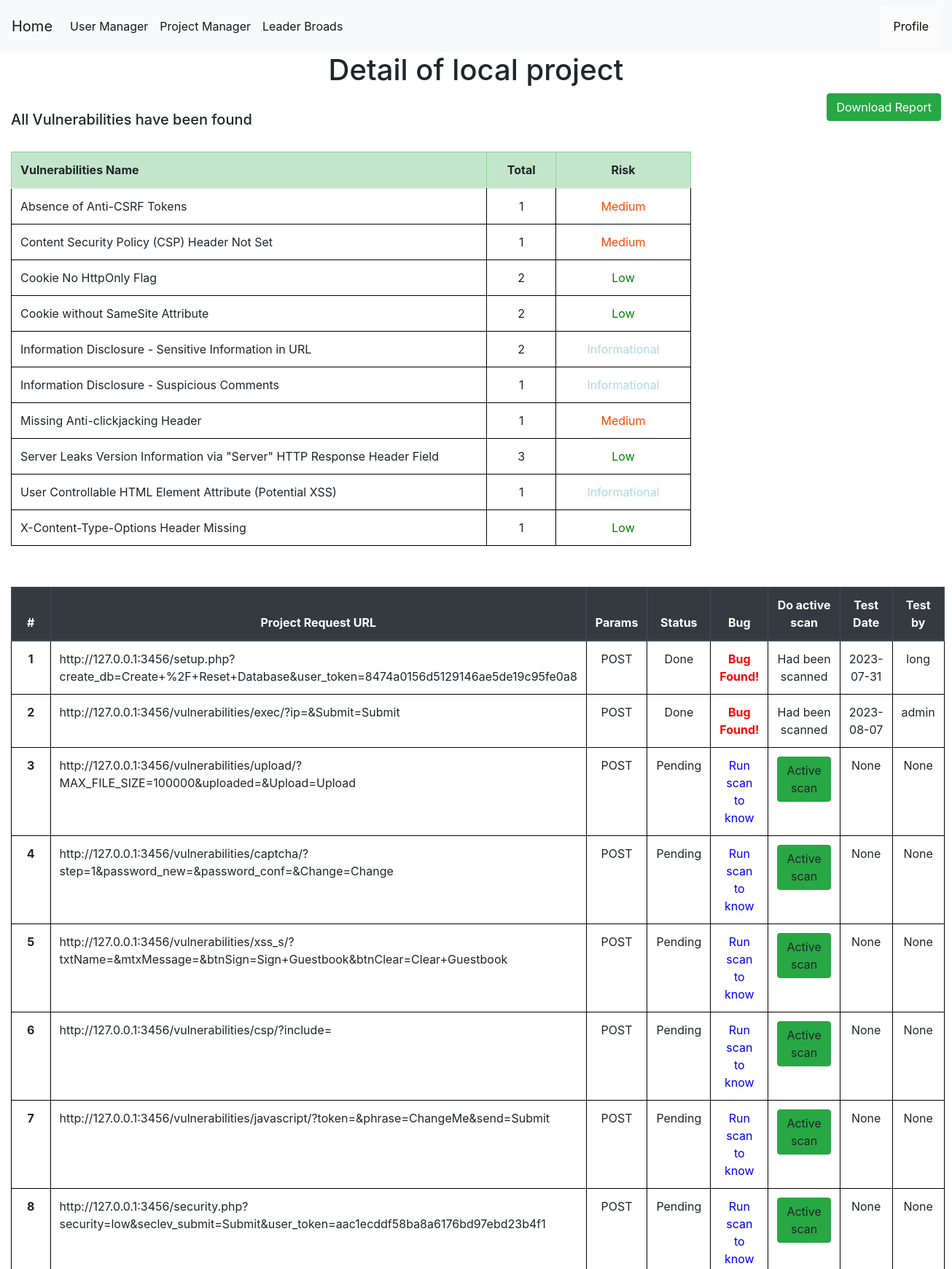
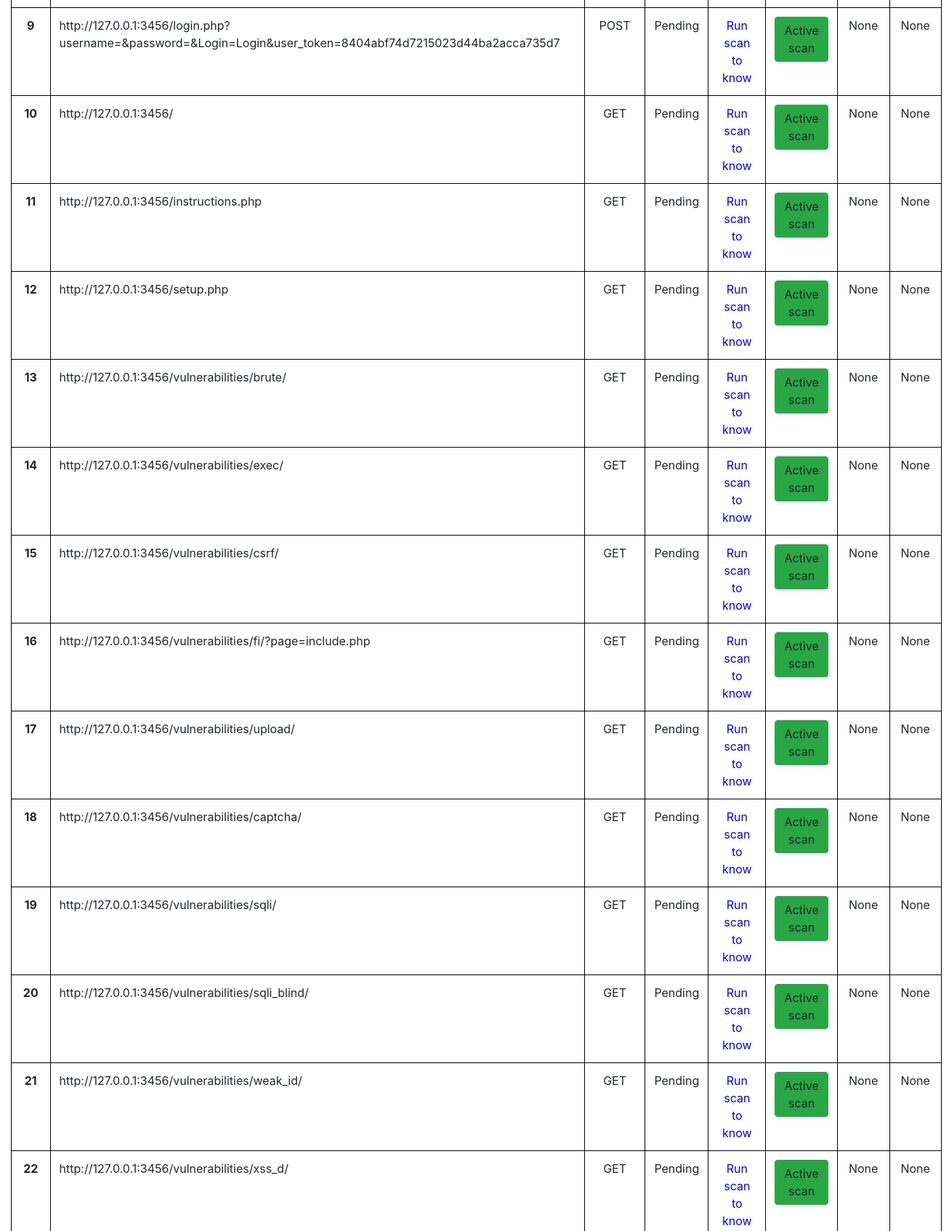
Screenshot of /project-detail/3 (signed in, upper part) with the database file from the repository (2 pictures, top to bottom).
### tables this page shows
CREATE TABLE projects (
    projectid INTEGER PRIMARY KEY AUTOINCREMENT,
    projectname TEXT NOT NULL,
    startdate date NOT NULL,
    enddate date,
    vunls int,
    target text not null,
    securitylevel TEXT,
    manager TEXT ,
    pentester TEXT ,
    status TEXT NOT NULL,
    create_by INTEGER ,
    isspider INTEGER DEFAULT 0,
    login INTEGER NOT NULL,
    isconfig INTEGER NOT NULL DEFAULT 0,
    FOREIGN KEY (pentester) REFERENCES users(username) ON DELETE CASCADE
    FOREIGN KEY (manager) REFERENCES users(username) ON DELETE CASCADE
    FOREIGN KEY (create_by) REFERENCES users(userid) ON DELETE CASCADE
);

CREATE TABLE bugs (
    bugid INTEGER PRIMARY KEY AUTOINCREMENT,
    requestid INTEGER NOT NULL,
    name TEXT NOT NULL,
    bugurl TEXT NOT NULL,
    method TEXT NOT NULL,
    cweid TEXT NOT NULL,
    confidence TEXT NOT NULL,
    description TEXT NOT NULL,
    solution TEXT NOT NULL,
    risk TEXT NOT NULL,
    reference TEXT NOT NULL DEFAULT NONE,
    other TEXT NOT NULL DEFAULT NONE,
    pentester TEXT,
    FOREIGN KEY (pentester) REFERENCES users(username) ON DELETE CASCADE
    FOREIGN KEY (requestid) REFERENCES requests(requestid) ON DELETE CASCADE
);

CREATE TABLE requests (
    requestid INTEGER PRIMARY KEY AUTOINCREMENT,
    projectid INTEGER NOT NULL,
    requesturl TEXT NOT NULL,
    status TEXT NOT NULL,
    bug TEXT,
    isscan INTEGER,
    haveparam TEXT,
    pentester TEXT,
    testdate DATE,
    FOREIGN KEY (pentester) REFERENCES users(username) ON DELETE CASCADE
    FOREIGN KEY (projectid) REFERENCES projects(projectid) ON DELETE CASCADE
);

### app.py (the view)
@app.route('/project-detail/<int:id>', methods=('GET', 'POST'))
def project_detail(id):
    msg = ''
    conn = get_db_connection()
    if session["userid"] == None:
        return redirect(url_for('login'))
    currentuser = get_current_user()
    project = conn.execute('SELECT * FROM projects WHERE projectid = ?',(id,)).fetchone()
    if currentuser["username"] != project["pentester"]:
        if currentuser["username"] == project["manager"]:
            print("")
        elif currentuser["role"] == 'Administrator':
            print("Administrator")
        else:
            return render_template('403.html',)
    conn = get_db_connection()
    users = conn.execute('SELECT * FROM users',).fetchall()
    havebugs = conn.execute('SELECT * FROM requests,bugs WHERE requests.requestid = bugs.requestid AND projectid = ? AND bugs.requestid in (SELECT requestid FROM bugs) GROUP BY bugs.requestid',(id,)).fetchall()
    requests = conn.execute('SELECT * FROM requests WHERE projectid = ?',(id,)).fetchall()
    total = conn.execute('SELECT count(requestid) FROM requests WHERE projectid = ?',(id,)).fetchone()
    totalrequest = total["count(requestid)"]
    done = conn.execute('SELECT count(requestid) FROM requests WHERE status = ? AND projectid = ?',("Done",id,)).fetchone()
    donerequest = done["count(requestid)"]
    remain = total["count(requestid)"] - done["count(requestid)"]
    if remain == 0 and totalrequest != 0:
        updateprj = conn.execute('UPDATE projects SET status = ?,enddate= ? WHERE projectid = ?',("Done",datetime.today().strftime('%Y-%m-%d'),id,))
    conn.commit()
    bugs = conn.execute('SELECT bugs.name,count(bugid),risk FROM requests,bugs WHERE requests.requestid = bugs.requestid AND projectid = ? GROUP BY bugs.name',(id,)).fetchall()
    conn.commit()
    conn.close()
    return render_template('project_detail.html',bugs=bugs,currentuser=currentuser,havebugs=havebugs,users=users,project=project,totalrequest=totalrequest,donerequest=donerequest,remain=remain,requests=requests,msg=msg)

### app.py (called while the page is built)
def get_db_connection():
    conn = sqlite3.connect('database.db')
    conn.row_factory = sqlite3.Row
    return conn

def get_current_user():
    userid = session["userid"]
    conn = get_db_connection()
    user = conn.execute('SELECT * FROM users WHERE userid = ?',(userid,)).fetchone()
    conn.commit()
    conn.close()
    return user

### templates/project_detail.html (shortened to what this page needs)
{% extends 'base.html' %}
{% block content %}
    <center><h1>{% block title %} Detail of {{project.projectname}}  {% endblock %}</h1></center>
    <a href="{{ url_for('download_report',id= project.projectid)}}" class="btn btn-success" style="float: right;" role="button" aria-pressed="true">Download Report</a>
<br>
    <div style="display: flex;justify-content: center;">
      <div style ="flex:1">
          <h5>All Vulnerabilities have been found</h5></br>
            <table class="table">
              <thead class="table-success">
                <tr>
                  <th style="width: 70%;"><a>Vulnerabilities Name</a></th>
                  <th style="text-align: center" ><a>Total</a></th>
                  <th style="text-align: center" ><a>Risk</a></th>
                </tr>
              </thead>
              <tbody>
                <tr>
                  {% for bug in bugs  %}
                  <tr>
                      <td style="width: 70%;">{{bug.name}}</td>
                      <td style="text-align: center">{{bug['count(bugid)']}}</td>
                      {% if bug.risk == 'Critical' %}
                      <td style="text-align: center" style="color: red"><a style="color:purple">{{bug.risk}}</a></td>
                      {% elif bug.risk == 'High' %}
                      <td style="text-align: center" style="color: red"><a style="color:Red">{{bug.risk}}</a></td>
                      {% elif bug.risk == 'Medium' %}
                      <td style="text-align: center" style="color: red"><a style="color:orangered">{{bug.risk}}</a></td>
                      {% elif bug.risk == 'Low'%}
                      <td style="text-align: center" style="color: red"><a style="color:green">{{bug.risk}}</a></td>
                      {% elif bug.risk == 'Informational'%}
                      <td style="text-align: center" style="color: red"><a style="color:lightblue">{{bug.risk}}</a></td>
                      {% endif %}
                  </tr>
                  {% endfor %}
                </tr>
              </tbody>
            </table>
        </div>
        <link rel= "stylesheet" type= "text/css" href= "{{ url_for('static',filename='css/showuser.css') }}">
        <link rel= "stylesheet" type= "text/css" href= "{{ url_for('static',filename='css/loading.css') }}">
    <div style ="flex:0.2">
    </div >
</div>
<br>
<div>
    <table class="table" style="width:100%">
        <thead class="thead-dark" style="width:100%">
          <tr>
            <th style="text-align: center" scope="col">#</th>
            <th style="text-align: center" style="width: 150px;">Project Request URL</th>
            <th style="text-align: center" cope="col">Params</th>
            <th style="text-align: center" scope="col">Status</th>
            <th style="text-align: center" scope="col">Bug</th>
            <th style="text-align: center" scope="col">Do active scan</th>
            <th style="text-align: center;width: 8%;" scope="col">Test Date</th>
            <th style="text-align: center" scope="col">Test by</th>
          </tr>
        </thead>
        <tbody>
        {% for request in requests %}
          <tr>
            <th style="text-align: center" class="counterCell"></th>
            <td style="width: 150px;">{{ request.requesturl }}</td>
            <td style="text-align: center" >{{ request.haveparam }}</td>
            <td style="text-align: center" >{{ request.status }}</td>
            {% if request.isscan == 1 %}
              {% if request.bug == "Bug Found"%}
            <th style="color:red;text-align: center;"scope="row"><a style="color:red" href="{{ url_for('bug_detail',id= request.requestid) }} ">{{ request.bug }}!</a></th>
              {%else%}
              <th style="text-align: center" style="color: red"scope="row"><a style="color:green">Safe</a></th>
              {% endif %}
            {% elif request.isscan != 1%}
              <td style="text-align: center"><a style="color:blue">Run scan to know</a></td>
            {% endif %}
            {% if request.isscan != 1 %}
            <td style="text-align: center" >
              <span style="float:center;">
              <a onclick="loadScreen({{request.requestid}})"class="btn btn-success">Active scan</a>
              </span>
            </td>
            {% else %}
            <td style="text-align: center" >
              <span style="float:center;">
              Had been scanned
              </span>
            </td>
            {% endif %}
            <td style="text-align: center">{{ request.testdate }}</td>
            <td style="text-align: center">{{ request.pentester }}</td>
          {% endfor %}
        </tbody>
      </table>
    </div>
{% endblock %}

### static/css/style.css (style rules this page uses)
table, th, td { border: 1px solid black; }
body { min-height: 100vh; height: 100%; margin: 0; z-index: 10; display: grid; grid-template-rows: auto 1fr auto; }
body { display: flex; flex-direction: column; }

### static/css/showuser.css (style rules this page uses)
table { counter-reset: tableCount; }
.counterCell:before { content: counter(tableCount); counter-increment: tableCount; }

### rows the page displays
projects: projectname "local project"
bugs: name "Absence of Anti-CSRF Tokens", bug "1", risk "Medium"
bugs: name "Content Security Policy (CSP) Header Not Set", bug "1", risk "Medium"
bugs: name "Cookie without SameSite Attribute", bugid "2", risk "Low"
bugs: name "Information Disclosure - Suspicious Comments", bug "1", risk "Informational"
bugs: name "Missing Anti-clickjacking Header", bug "1", risk "Medium"
bugs: name "Server Leaks Version Information via \"Server\" HTTP Response Header Field", bugid "3", risk "Low"
bugs: name "User Controllable HTML Element Attribute (Potential XSS)", bug "1", risk "Informational"
bugs: name "X-Content-Type-Options Header Missing", bug "1", risk "Low"
requests: requesturl "http://127.0.0.1:3456/setup.php?create_db=Create+%2F+Reset+Database&user_token=8474a0156d5129146ae5de19c95fe0a8", haveparam "POST", status "Done", bug "Bug Found", isscan "Had been scanned", testdate "2023-07-31", pentester "long"
requests: requesturl "http://127.0.0.1:3456/vulnerabilities/exec/?ip=&Submit=Submit", haveparam "POST", status "Done", bug "Bug Found", isscan "Had been scanned", testdate "2023-08-07", pentester "admin"
requests: requesturl "http://127.0.0.1:3456/vulnerabilities/upload/?MAX_FILE_SIZE=100000&uploaded=&Upload=Upload", haveparam "POST", status "Pending", isscan "Run scan to know", testdate "None", pentester "None"
requests: requesturl "http://127.0.0.1:3456/vulnerabilities/captcha/?step=1&password_new=&password_conf=&Change=Change", haveparam "POST", status "Pending", isscan "Run scan to know", testdate "None", pentester "None"
requests: requesturl "http://127.0.0.1:3456/vulnerabilities/xss_s/?txtName=&mtxMessage=&btnSign=Sign+Guestbook&btnClear=Clear+Guestbook", haveparam "POST", status "Pending", isscan "Run scan to know", testdate "None", pentester "None"
requests: requesturl "http://127.0.0.1:3456/vulnerabilities/csp/?include=", haveparam "POST", status "Pending", isscan "Run scan to know", testdate "None", pentester "None"
requests: requesturl "http://127.0.0.1:3456/vulnerabilities/javascript/?token=&phrase=ChangeMe&send=Submit", haveparam "POST", status "Pending", isscan "Run scan to know", testdate "None", pentester "None"
requests: requesturl "http://127.0.0.1:3456/security.php?security=low&seclev_submit=Submit&user_token=aac1ecddf58ba8a6176bd97ebd23b4f1", haveparam "POST", status "Pending", isscan "Run scan to know", testdate "None", pentester "None"
requests: requesturl "http://127.0.0.1:3456/login.php?username=&password=&Login=Login&user_token=8404abf74d7215023d44ba2acca735d7", haveparam "POST", status "Pending", isscan "Run scan to know", testdate "None", pentester "None"
requests: requesturl "http://127.0.0.1:3456/", haveparam "GET", status "Pending", isscan "Run scan to know", testdate "None", pentester "None"
requests: requesturl "http://127.0.0.1:3456/instructions.php", haveparam "GET", status "Pending", isscan "Run scan to know", testdate "None", pentester "None"
requests: requesturl "http://127.0.0.1:3456/setup.php", haveparam "GET", status "Pending", isscan "Run scan to know", testdate "None", pentester "None"
requests: requesturl "http://127.0.0.1:3456/vulnerabilities/brute/", haveparam "GET", status "Pending", isscan "Run scan to know", testdate "None", pentester "None"
requests: requesturl "http://127.0.0.1:3456/vulnerabilities/exec/", haveparam "GET", status "Pending", isscan "Run scan to know", testdate "None", pentester "None"
requests: requesturl "http://127.0.0.1:3456/vulnerabilities/csrf/", haveparam "GET", status "Pending", isscan "Run scan to know", testdate "None", pentester "None"
requests: requesturl "http://127.0.0.1:3456/vulnerabilities/fi/?page=include.php", haveparam "GET", status "Pending", isscan "Run scan to know", testdate "None", pentester "None"
requests: requesturl "http://127.0.0.1:3456/vulnerabilities/upload/", haveparam "GET", status "Pending", isscan "Run scan to know", testdate "None", pentester "None"
requests: requesturl "http://127.0.0.1:3456/vulnerabilities/captcha/", haveparam "GET", status "Pending", isscan "Run scan to know", testdate "None", pentester "None"
requests: requesturl "http://127.0.0.1:3456/vulnerabilities/sqli/", haveparam "GET", status "Pending", isscan "Run scan to know", testdate "None", pentester "None"
requests: requesturl "http://127.0.0.1:3456/vulnerabilities/sqli_blind/", haveparam "GET", status "Pending", isscan "Run scan to know", testdate "None", pentester "None"
requests: requesturl "http://127.0.0.1:3456/vulnerabilities/weak_id/", haveparam "GET", status "Pending", isscan "Run scan to know", testdate "None", pentester "None"
requests: requesturl "http://127.0.0.1:3456/vulnerabilities/xss_d/", haveparam "GET", status "Pending", isscan "Run scan to know", testdate "None", pentester "None"

### other values shown
{{ bug.name }} "Cookie No HttpOnly Flag" "Information Disclosure - Sensitive Information in URL"
{{ bug['count(bugid)'] }} "2" "2"
{{ bug.risk }} "Low"
{{ bug.risk }} "Informational"
